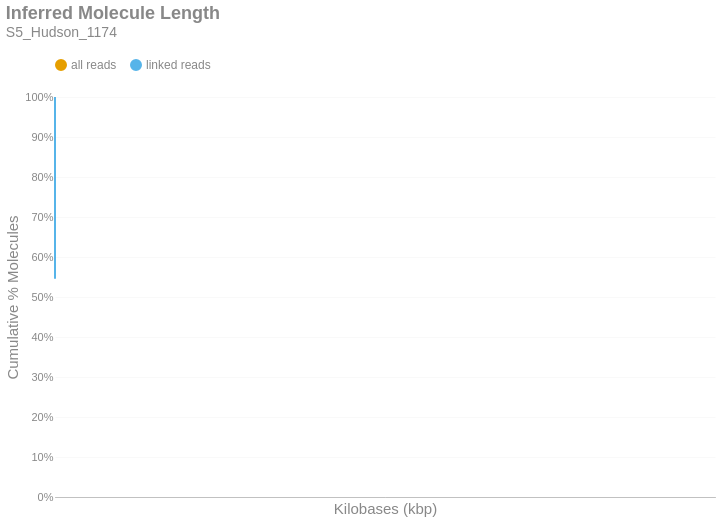

Notebook source saved alongside this figure:
### Markdown cell above
### Inferred Molecule Length
This is the cumulative frequency distribution of molecule lengths inferred from the first and last alignment positions along a contig for all alignments associated with a single linked-read barcode on a given contig.There are two distributions: one with `all` the alignments (yellow) and another with only `linked reads` (blue). The percent of molecules in the `linked reads` distribution is relative to the total number of linked molecules.

### Code cell
if SKIPLR:
    print_html(f"Skipped")
else:
    binned_df = consolidated_hist(valids['length_inferred']/1000, mask, 10, True)
    binned_df = binned_df.with_columns(
        pl.when(pl.col('bin').cast(pl.Utf8) == '0').then(pl.lit('1')).otherwise(pl.col('bin').cast(pl.Utf8)).alias('bin')
    )
    with SafeRender(binned_df):
        (
            density_plot(binned_df, 'Inferred Molecule Length', samplename, 'inferredlen')
            .transform_calculate(bin_kb='datum.bin / 1000')
            .encode(
                x=alt.X('bin_kb:Q', title="Kilobases (kbp)").scale(type='log', padding=0).axis(labelAngle=-40),
                y=alt.Y('value:Q', title='Cumulative % Molecules')
                    .axis(format='%')
                    .stack(False)
                    .scale(domainMin=0, domainMax=1,padding=0),
                color=alt.Color("key:N").scale(domain = ["all reads", "linked reads"]),
                tooltip = [
                    alt.Tooltip("key:N", title = "Data Type"),
                    alt.Tooltip("range_label:N", title="Kilobases"),
                    alt.Tooltip("value:Q", format = ".2%", title="% Molecules (Cum.)")
                ]
            )
        ).display()

### Figure 1 — Vega-Lite specification as saved in the notebook (floating-point values rounded to 4 significant figures)
{"width": "container", "height": 400, "config": {"title": {"anchor": "start", "dy": -15, "fontSize": 18, "color": "#888888", "subtitleColor": "#888888", "subtitleFontSize": 14}, "arc": {"fill": "#0072B2"}, "axis": {"domainColor": "#888888", "domainWidth": 0.5, "gridWidth": 0.2, "grid": false, "titleFontWeight": 400, "titleFontSize": 15, "labelFontSize": 11, "labelColor": "#888888", "tickColor": "#888888", "tickWidth": 0.2, "titleColor": "#888888"}, "axisBand": {"grid": false}, "axisX": {"grid": true, "tickSize": 10, "domainCap": "round"}, "axisY": {"domain": false, "grid": true, "tickSize": 0, "domainCap": "round"}, "background": "transparent", "header": {"labelFontSize": 15, "labelColor": "#888888", "titleFontSize": 15, "titleFontWeight": 600, "titleColor": "#888888"}, "legend": {"labelFont": "sans-serif", "labelFontSize": 12, "labelColor": "#888888", "symbolSize": 100, "symbolType": "circle", "titleFontSize": 12, "titlePadding": 10, "titleColor": "#888888", "title": null, "orient": "top"}, "range": {"category": ["#E69F00", "#56B4E9", "#009E73", "#F0E442", "#0072B2", "#D55E00", "#CC79A7", "#000000"], "diverging": ["#cfe8f3", "#a2d4ec", "#73bfe2", "#46abdb", "#1696d2", "#12719e"]}, "area": {"fill": "#0072B2", "fillOpacity": 0.7, "line": true, "strokeOpacity": 0.7}, "line": {"color": "#0072B2", "stroke": "#0072B2", "strokeWidth": 2}, "trail": {"color": "#0072B2", "stroke": "#0072B2", "strokeWidth": 0, "size": 1}, "point": {"filled": true, "fillOpacity": 1.0, "size": 95}, "text": {"color": "#888888", "fontSize": 11, "align": "right", "fontWeight": 400, "size": 11}, "bar": {"fill": "#0072B2", "stroke": null}, "view": {"stroke": null, "continuousWidth": 660, "continuousHeight": 400}}, "data": {"name": "data-0bdc86c6035157b194b6f463286b6069"}, "mark": {"type": "line", "interpolate": "monotone", "point": {"opacity": 0, "size": 275}}, "encoding": {"color": {"field": "key", "scale": {"domain": ["all reads", "linked reads"]}, "type": "nominal"}, "tooltip": [{"field": "key", "title": "Data Type", "type": "nominal"}, {"field": "range_label", "title": "Kilobases", "type": "nominal"}, {"field": "value", "format": ".2%", "title": "% Molecules (Cum.)", "type": "quantitative"}], "x": {"axis": {"labelAngle": -40}, "field": "bin_kb", "scale": {"type": "log", "padding": 0}, "title": "Kilobases (kbp)", "type": "quantitative"}, "y": {"axis": {"format": "%"}, "field": "value", "scale": {"domainMin": 0, "domainMax": 1, "padding": 0}, "stack": false, "title": "Cumulative % Molecules", "type": "quantitative"}}, "params": [{"name": "param_c36ac31b6afebe62", "select": {"type": "point", "fields": ["key"]}, "bind": "legend"}], "title": {"text": "Inferred Molecule Length", "subtitle": "S5_Hudson_1174"}, "transform": [{"fold": ["all reads (cumsum)", "linked reads (cumsum)"]}, {"calculate": "replace(datum.key, ' (cumsum)', '')", "as": "key"}, {"filter": {"param": "param_c36ac31b6afebe62"}}, {"calculate": "datum.bin / 1000", "as": "bin_kb"}], "usermeta": {"embedOptions": {"downloadFileName": "S5_Hudson_1174.inferredlen"}}, "$schema": "https://vega.github.io/schema/vega-lite/v6.1.0.json", "datasets": {"data-0bdc86c6035157b194b6f463286b6069": [{"bin": "0.0", "interval": "0.0-10.0", "all reads": 0.8832, "linked reads": 0.5453, "all reads (cumsum)": 0.8832, "linked reads (cumsum)": 0.5453, "range_label": "0-9"}, {"bin": "10.0", "interval": "10.0-20.0", "all reads": 0.05973, "linked reads": 0.2317, "all reads (cumsum)": 0.9429, "linked reads (cumsum)": 0.7771, "range_label": "10-19"}, {"bin": "20.0", "interval": "20.0-30.0", "all reads": 0.03077, "linked reads": 0.12, "all reads (cumsum)": 0.9737, "linked reads (cumsum)": 0.897, "range_label": "20-29"}, {"bin": "30.0", "interval": "30.0-40.0", "all reads": 0.01455, "linked reads": 0.05684, "all reads (cumsum)": 0.9883, "linked reads (cumsum)": 0.9539, "range_label": "30-39"}, {"bin": "40.0", "interval": "40.0-50.0", "all reads": 0.006804, "linked reads": 0.02658, "all reads (cumsum)": 0.9951, "linked reads (cumsum)": 0.9805, "range_label": "40-49"}, {"bin": "50.0", "interval": "50.0-60.0", "all reads": 0.002583, "linked reads": 0.01022, "all reads (cumsum)": 0.9976, "linked reads (cumsum)": 0.9907, "range_label": "50-59"}, {"bin": "60.0", "interval": "60.0-70.0", "all reads": 0.001175, "linked reads": 0.004648, "all reads (cumsum)": 0.9988, "linked reads (cumsum)": 0.9953, "range_label": "60-69"}, {"bin": "70.0", "interval": "70.0-80.0", "all reads": 0.0005755, "linked reads": 0.002273, "all reads (cumsum)": 0.9994, "linked reads (cumsum)": 0.9976, "range_label": "70-79"}, {"bin": "80.0", "interval": "80.0-90.0", "all reads": 0.000304, "linked reads": 0.001202, "all reads (cumsum)": 0.9997, "linked reads (cumsum)": 0.9988, "range_label": "80-89"}, {"bin": "90.0", "interval": "90.0-100.0", "all reads": 0.0001565, "linked reads": 0.0006169, "all reads (cumsum)": 0.9999, "linked reads (cumsum)": 0.9994, "range_label": "90-99"}, {"bin": "100.0", "interval": "100.0-110.0", "all reads": 6.598e-05, "linked reads": 0.0002613, "all reads (cumsum)": 0.9999, "linked reads (cumsum)": 0.9997, "range_label": "100-109"}, {"bin": "110.0", "interval": "110.0-120.0", "all reads": 3.606e-05, "linked reads": 0.0001428, "all reads (cumsum)": 1.0, "linked reads (cumsum)": 0.9998, "range_label": "110-119"}, {"bin": "120.0", "interval": "120.0-130.0", "all reads": 2.452e-05, "linked reads": 9.71e-05, "all reads (cumsum)": 1.0, "linked reads (cumsum)": 0.9999, "range_label": "120-129"}, {"bin": "130.0", "interval": "130.0-140.0", "all reads": 6.49e-06, "linked reads": 2.57e-05, "all reads (cumsum)": 1.0, "linked reads (cumsum)": 0.9999, "range_label": "130-139"}, {"bin": "140.0", "interval": "140.0-150.0", "all reads": 4.687e-06, "linked reads": 1.856e-05, "all reads (cumsum)": 1.0, "linked reads (cumsum)": 1.0, "range_label": "140-149"}, {"bin": "150.0", "interval": "150.0-160.0", "all reads": 4.327e-06, "linked reads": 1.713e-05, "all reads (cumsum)": 1.0, "linked reads (cumsum)": 1.0, "range_label": "150-159"}, {"bin": "160.0", "interval": "160.0-170.0", "all reads": 3.606e-07, "linked reads": 1.428e-06, "all reads (cumsum)": 1.0, "linked reads (cumsum)": 1.0, "range_label": "160-169"}, {"bin": "170.0", "interval": "170.0-180.0", "all reads": 1.442e-06, "linked reads": 5.712e-06, "all reads (cumsum)": 1.0, "linked reads (cumsum)": 1.0, "range_label": "170-179"}, {"bin": "180.0", "interval": "180.0-190.0", "all reads": 1.442e-06, "linked reads": 5.712e-06, "all reads (cumsum)": 1.0, "linked reads (cumsum)": 1.0, "range_label": "180-189"}, {"bin": "190.0", "interval": "190.0-200.0", "all reads": 3.606e-07, "linked reads": 1.428e-06, "all reads (cumsum)": 1.0, "linked reads (cumsum)": 1.0, "range_label": "190-199"}, {"bin": "200.0", "interval": "200.0-210.0", "all reads": 3.606e-07, "linked reads": 1.428e-06, "all reads (cumsum)": 1.0, "linked reads (cumsum)": 1.0, "range_label": "200-209"}, {"bin": "210.0", "interval": "210.0-220.0", "all reads": 3.606e-07, "linked reads": 1.428e-06, "all reads (cumsum)": 1.0, "linked reads (cumsum)": 1.0, "range_label": "210-219"}, {"bin": "220.0", "interval": "220.0-230.0", "all reads": 0.0, "linked reads": 0.0, "all reads (cumsum)": 1.0, "linked reads (cumsum)": 1.0, "range_label": "220-229"}, {"bin": "230.0", "interval": "230.0-240.0", "all reads": 7.211e-07, "linked reads": 2.856e-06, "all reads (cumsum)": 1.0, "linked reads (cumsum)": 1.0, "range_label": "230-239"}, {"bin": "240.0", "interval": "240.0-250.0", "all reads": 0.0, "linked reads": 0.0, "all reads (cumsum)": 1.0, "linked reads (cumsum)": 1.0, "range_label": "240-249"}, {"bin": "250.0", "interval": "250.0-260.0", "all reads": 0.0, "linked reads": 0.0, "all reads (cumsum)": 1.0, "linked reads (cumsum)": 1.0, "range_label": "250-259"}, {"bin": "260.0", "interval": "260.0-270.0", "all reads": 0.0, "linked reads": 0.0, "all reads (cumsum)": 1.0, "linked reads (cumsum)": 1.0, "range_label": "260-269"}, {"bin": "270.0", "interval": "270.0-280.0", "all reads": 0.0, "linked reads": 0.0, "all reads (cumsum)": 1.0, "linked reads (cumsum)": 1.0, "range_label": "270-279"}, {"bin": "280.0", "interval": "280.0-290.0", "all reads": 0.0, "linked reads": 0.0, "all reads (cumsum)": 1.0, "linked reads (cumsum)": 1.0, "range_label": "280-289"}, {"bin": "290.0", "interval": "290.0-300.0", "all reads": 0.0, "linked reads": 0.0, "all reads (cumsum)": 1.0, "linked reads (cumsum)": 1.0, "range_label": "290-299"}, {"bin": "300.0", "interval": "300.0-310.0", "all reads": 0.0, "linked reads": 0.0, "all reads (cumsum)": 1.0, "linked reads (cumsum)": 1.0, "range_label": "300-309"}, {"bin": "310.0", "interval": "310.0-320.0", "all reads": 3.606e-07, "linked reads": 1.428e-06, "all reads (cumsum)": 1.0, "linked reads (cumsum)": 1.0, "range_label": "310-319"}]}}
